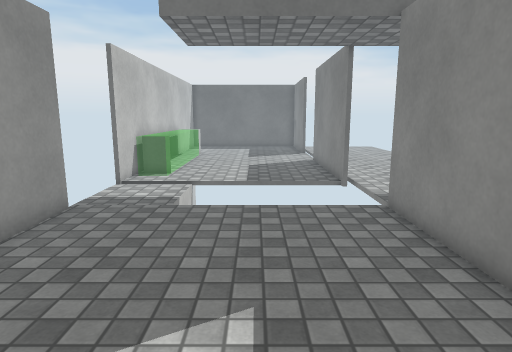
[1] (above)

13 first-person views from a walk through a scene from a Unity 3-D project. The camera is 1.4 m above the floor, tilts 10° down and sees 75° across. The floor is counted in squares, 0.5 m on a side. Each view is taken from the middle of a square. On the plan, view 1 faces up. The plan holds only what a view shows up to about 20 squares ahead; the rest is blank. The place goes on beyond the plan. Surface patterns are stand-ins for the level's own textures.

[2]
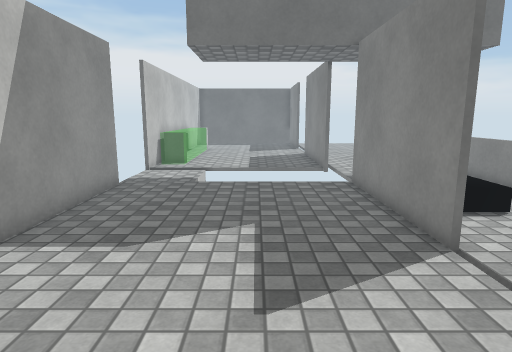

[3]
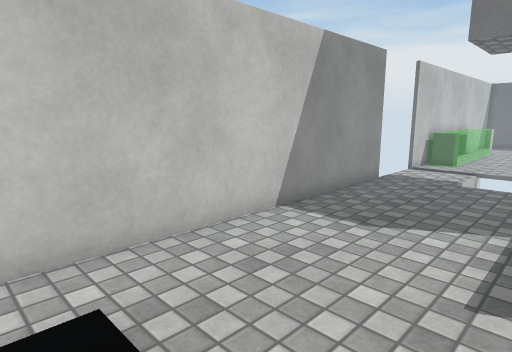

[4]
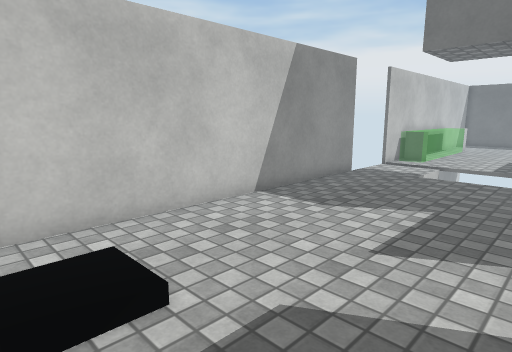

[5]
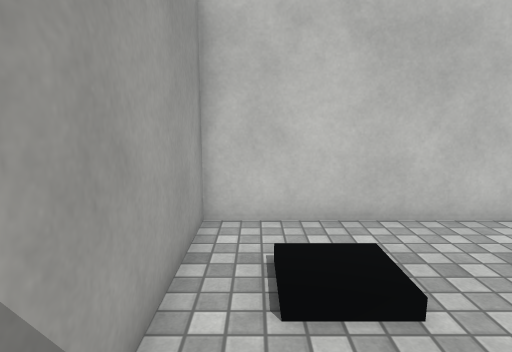

[6]
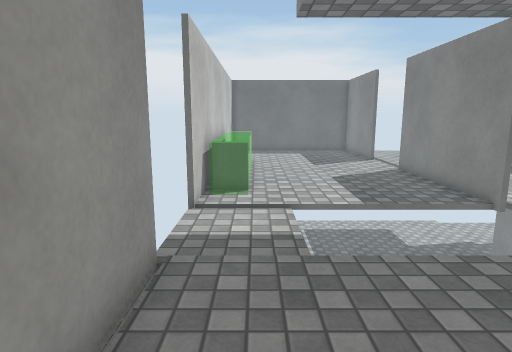

[7]
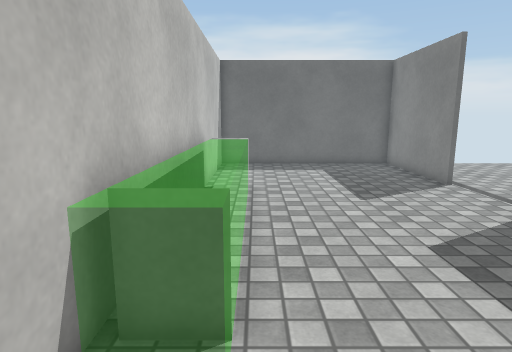

[8]
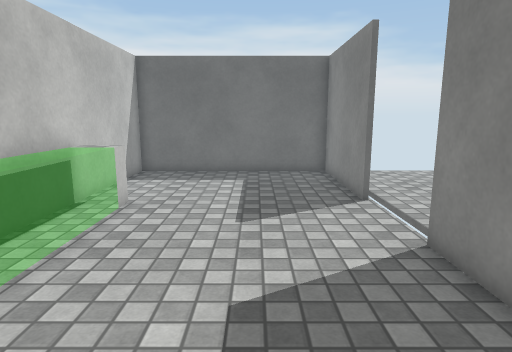

[9]
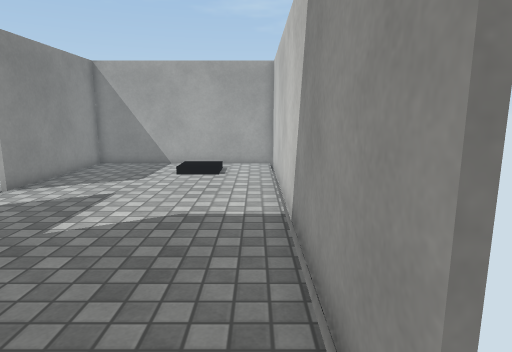

[10]
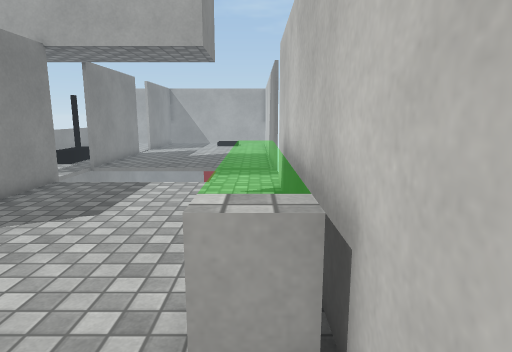

[11]
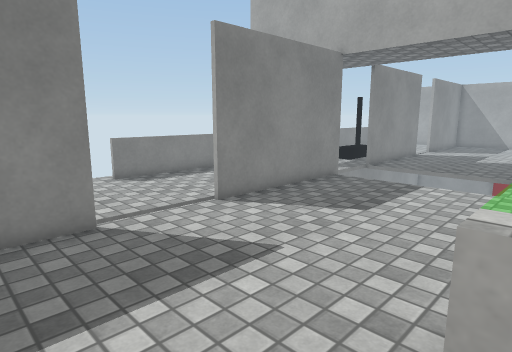

[12]
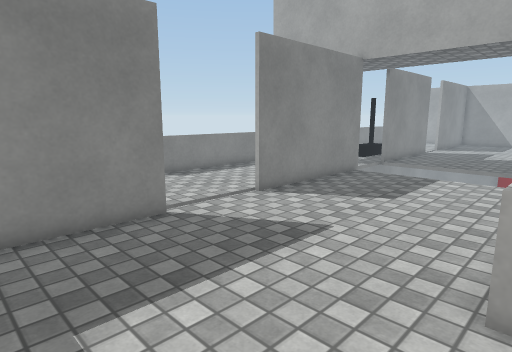

[13]
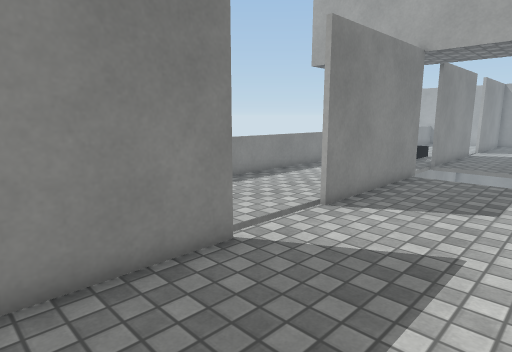

### Floor plan
Key: @ floor where view 1 was taken; # wall or solid block; x gap in a wall; . floor; / step, stairs or slope; ^ raised ledge; v drop or lower ground.
Columns run from 6 left of view 1 to 6 right of it. Each row starts with its distance up from view 1.
 32 ########### v
 31 #.........# v
 30 #.........#vv
 29 #.........#vv
 28 #.........#vv
 27 #.........#vv
 26 #^........xvv
 25 #^^.......vvv
 24 # ^.......vvv
 23 # ^.......vvv
 22 # ^.......xvv
 21 # ^.......#vv
 20 # ^.......#vv
 19 # ^.......# v
 18 # ^.......#vv
 17 #^^.......#vv
 16 #^^.......#vv
 15 #.........#vv
 14           vvv
 13   .       vv
 12  .        vv
 11           vvv
 10 #.........xvv
  9 #.........#vv
  8 #.........#
  7 #.........#
  6 #.........# v
  5 #.........# v
  4 #.........#vv
  3 #.........xvv
  2 #.........vv
  1 #.........v
  0 #.....@...x
 -1 #.........#
 -2 #.........#
 -3 #.........#
 -4 #../ /....#
 -5 #../ /....#
 -6 #.........#
 -7 ###########
 -8          ##

Positions as (right, up) in squares from view 1, and headings:
1: (0, 0), facing up
2: (0, -4), facing up
3: (1, -5), facing up-left
4: (3, -6), facing up-left
5: (3, -6), facing left
6: (-4, 4), facing up
7: (-4, 13), facing up
8: (0, 15), facing up
9: (-5, 12), facing down
10: (-5, 29), facing down
11: (-5, 29), facing down-right
12: (-5, 31), facing down-right
13: (-2, 31), facing down-right
